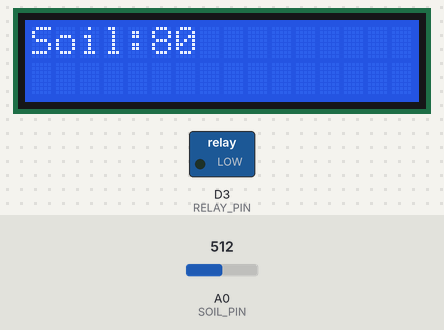
Bench run of a sketch on a simulated ESP8266 (NodeMCU). On the bench: 16×2 character LCD, switched loads named in the sketch (green lamp = pin HIGH). The inputs (shaded band) are chosen by the test bench; at power-on: A0 (SOIL_PIN) = 512. WiFi joins after 1.5 s; servers stay silent unless stated; what the sketch prints to the serial monitor is not drawn.

Above: at 4.4 s.
4.5 s: A0 (SOIL_PIN) set to 801
At 7.0 s:
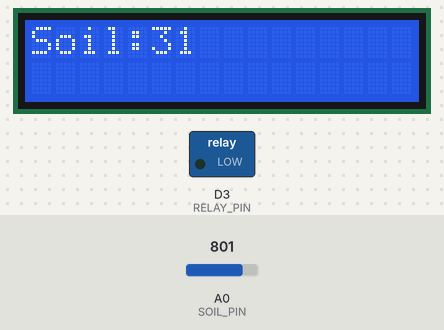
7.3 s: A0 (SOIL_PIN) set to 822
At 8.5 s:
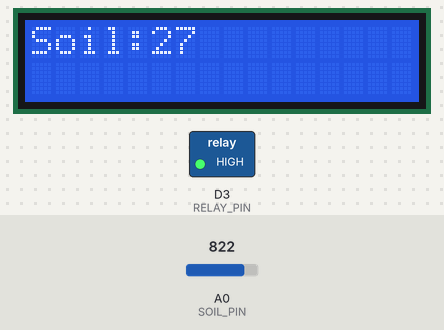
9.3 s: A0 (SOIL_PIN) set to 900
At 11.0 s:
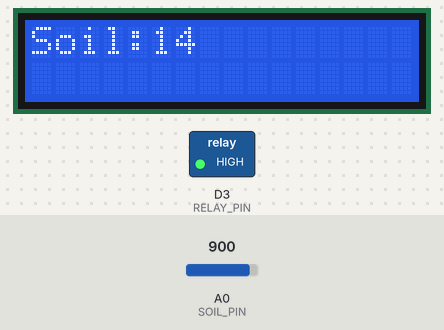
11.3 s: A0 (SOIL_PIN) set to 634
At 12.8 s:
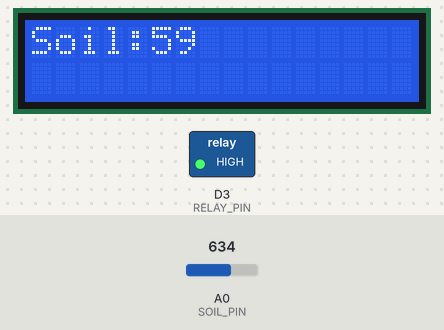
13.3 s: A0 (SOIL_PIN) set to 620
At 14.3 s:
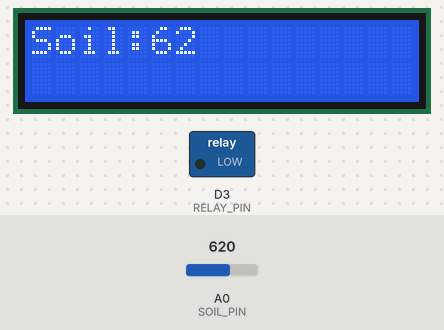
Timing chart, 0 to 16.3 s (numbered marks = the images above; inputs shaded):
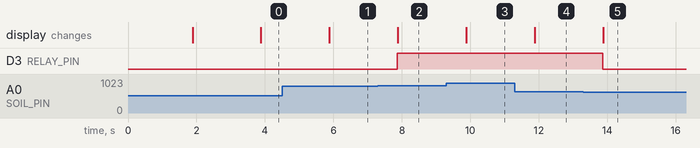

Measured:
- the behaviour switches between 810 and 811 on A0 (SOIL_PIN) (found by bisection; images 1 and 2)
- the behaviour switches between 628 and 627 on A0 (SOIL_PIN) (found by bisection; images 4 and 5)
- after the input at 4.5 s, the display: changes after 1.4 s (image 1)
- after the input at 7.3 s, D3 (RELAY_PIN): LOW → HIGH after 0.57 s; the display: changes after 0.58 s (image 2)
- after the input at 9.3 s, the display: changes after 0.58 s (image 3)
- after the input at 11.3 s, the display: changes after 0.58 s (image 4)
- after the input at 13.3 s, D3 (RELAY_PIN): HIGH → LOW after 0.57 s; the display: changes after 0.58 s (image 5)

The sketch:

Verify_SoilMoisture.ino
```cpp
#define BLYNK_TEMPLATE_ID "TMPL3nJuK7CuD"  // Get this from Blynk Console
#define BLYNK_TEMPLATE_NAME "Smart Agriculture"
#define BLYNK_AUTH_TOKEN "VnjNOzSMempz1rEy3iMGnXbIzBFCEHTz"  // Get this from Blynk Console

#include <Wire.h>
#include <LiquidCrystal_I2C.h>
#include <ESP8266WiFi.h>
#include <BlynkSimpleEsp8266.h>

// ===== LCD Setup =====
#define LCD_ADDR 0x27
LiquidCrystal_I2C lcd(LCD_ADDR, 16, 2);

#define SOIL_PIN A0
#define RELAY_PIN D3      // D3 - Relay control pin

int soilMoisturePercent=0;
int dryVal = 990;   // calibrate in dry soil
int wetVal = 400;   // calibrate in wet soil

// ===== Wi-Fi Setup =====
char ssid[] = "Rakesh Rocky";      // Wi-Fi SSID
char pass[] = "nu1rs59j4j";  // Wi-Fi Password

// ===== Blynk Timer =====
BlynkTimer timer;

void sendToBlynk() {
  int moistureValue = analogRead(SOIL_PIN);
  soilMoisturePercent = map(moistureValue,dryVal,wetVal,0,100);

  if(soilMoisturePercent<0) soilMoisturePercent=0;
  if(soilMoisturePercent>100) soilMoisturePercent=100;

  Serial.print("Mositure level:");
  Serial.print(soilMoisturePercent);
  Serial.print("%");

  // Control pump: turn ON if soil < 30%, OFF if > 60%
  if (soilMoisturePercent < 30) {
    digitalWrite(RELAY_PIN, HIGH);  // turn pump ON
    Serial.println("Pump ON");
    Blynk.logEvent("low_soil_moisture", "⚠️ ಮಣ್ಣು ಒಣಗಿದೆ, ನೀರು ಹಾಯಿಸಲಾಗುತ್ತಿದೆ!");
  }
  else if (soilMoisturePercent > 60) {
    digitalWrite(RELAY_PIN, LOW); // turn pump OFF
    Serial.println("Pump OFF");
  }

  // Send data to Blynk
  Blynk.virtualWrite(V2, soilMoisturePercent);
  //Serial.println("✓ Data sent to Blynk");

  // Update LCD
  lcd.clear();
  lcd.setCursor(0,0);
  lcd.print("Soil:");
  lcd.print(String(soilMoisturePercent));
}

void setup() {
  Serial.begin(9600);
  lcd.init();
  lcd.backlight();
  pinMode(RELAY_PIN, OUTPUT);


  // Connect to Wi-Fi & Blynk
  Blynk.begin(BLYNK_AUTH_TOKEN, ssid, pass);

  // Run sendToBlynk every 2 seconds
  timer.setInterval(2000L, sendToBlynk);
  lcd.print("Connecting WiFi..");
  if(WiFi.status()==WL_CONNECTED){
    lcd.setCursor(0,0);
    lcd.print("WiFi Connected!");
  }else{
    lcd.setCursor(0,0);
    lcd.print("Not Connected");
  }

}

void loop() {
  Blynk.run();
  timer.run();
}


// int soilPin = A0;  // Soil moisture sensor analog pin
// int soilValue = 0; // Variable to store sensor value

// int dryVal = 990;   // calibrate in air
// int wetVal = 400;   // calibrate in water

// void setup() {
//   Serial.begin(9600);
// }

// void loop() {
//   soilValue = analogRead(soilPin); // Read analog value

//   // Map raw value to 0-100% (inverted if needed)
//   int moisturePercent = map(soilValue,dryVal,wetVal,0,100);

//   // clamp values between 0 and 100
//   if (moisturePercent < 0) moisturePercent = 0;
//   if (moisturePercent > 100) moisturePercent = 100;

//   Serial.print("Soil Moisture: ");
//   Serial.print(moisturePercent);
//   Serial.println("%");

//   delay(2000);  // Read every 2 seconds
// }

// int getAverageMoisture() {
//   long sum = 0;
//   for (int i = 0; i < 10; i++) {
//     sum += analogRead(soilPin);
//     delay(10);
//   }
//   return sum / 10;
// }
```
